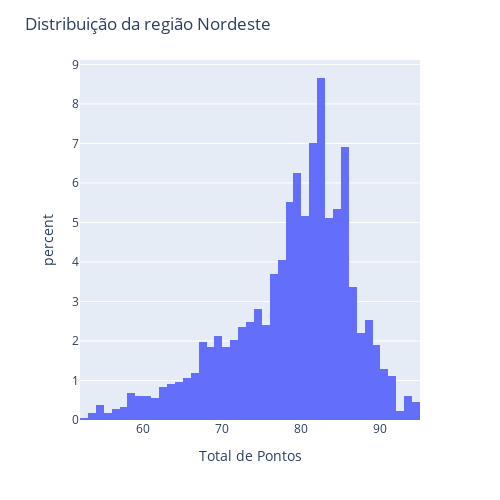

Notebook code for this chart:
### Markdown cell above
# Show histogram of the Nordeste Regiao

### Code cell
region_histogram('Nordeste', 'Total de Pontos')

### Figure 1 — Plotly figure (JSON) as saved in the notebook; plotly's stock layout.template omitted (floating-point values rounded to 4 significant figures; data arrays with more than 128 entries replaced by an {"elided": "..."} marker saying what was removed)
{"data": [{"alignmentgroup": "True", "bingroup": "x", "histnorm": "percent", "hovertemplate": "Total de Pontos=%{x}<br>percent=%{y}<extra></extra>", "legendgroup": "", "marker": {"color": "#636efa", "pattern": {"shape": ""}}, "name": "", "nbinsx": 70, "offsetgroup": "", "orientation": "v", "showlegend": false, "type": "histogram", "x": {"elided": "2172 float values"}, "xaxis": "x", "yaxis": "y"}], "layout": {"barmode": "relative", "height": 500, "legend": {"tracegroupgap": 0}, "margin": {"t": 60}, "title": {"text": "Distribuição da região Nordeste"}, "width": 500, "xaxis": {"anchor": "y", "domain": [0, 1], "title": {"text": "Total de Pontos"}}, "yaxis": {"anchor": "x", "domain": [0, 1], "title": {"text": "percent"}}}}
